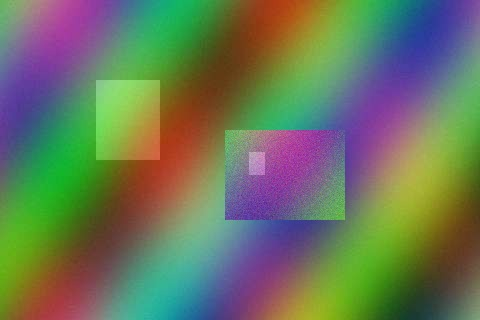
#> input picture frontend/e2e/fixtures/sample.jpg, 480 x 320 px
$ python -i frequency.py   (imports and definitions only)
#> lines starting #> are read from the running program, lines starting #| are printed output that depends on the picture
### backend/app/config.py
"""Runtime settings, read from environment variables.

Every value has a safe default so the API boots with zero configuration.
"""

from __future__ import annotations

import os
from dataclasses import dataclass, field
from pathlib import Path


def _env_list(name: str, default: str) -> list[str]:
    raw = os.getenv(name, default)
    return [item.strip() for item in raw.split(",") if item.strip()]


@dataclass
class Settings:
    # Upload limits (PRD: JPG, PNG, WEBP up to 10 MB)
    max_upload_bytes: int = int(os.getenv("MAX_UPLOAD_MB", "10")) * 1024 * 1024
    max_batch_files: int = int(os.getenv("MAX_BATCH_FILES", "20"))
    max_batch_bytes: int = int(os.getenv("MAX_BATCH_MB", "60")) * 1024 * 1024
    max_image_pixels: int = int(os.getenv("MAX_IMAGE_PIXELS", str(50_000_000)))
    # PDFs: analyse up to this many embedded images per document
    max_pdf_bytes: int = int(os.getenv("MAX_PDF_MB", "20")) * 1024 * 1024
    max_pdf_images: int = int(os.getenv("MAX_PDF_IMAGES", "10"))
    # Low-memory hosts (e.g. a 512 MB free server): analyse at most this many pixels, scaling
    # larger photos down first. A 12 MP photo needs ~850 MB at full resolution. 0 = no limit.
    analysis_max_pixels: int = int(os.getenv("ANALYSIS_MAX_PIXELS", "0"))
    # Analyses allowed to run at the same time; memory use grows with each one.
    max_concurrent_analyses: int = int(os.getenv("MAX_CONCURRENT_ANALYSES", "4"))
    # Worker threads for the five checks of one analysis. 1 runs them one after another, which
    # lowers peak memory on small servers (their CPU share is too small to gain from parallelism).
    analysis_threads: int = int(os.getenv("ANALYSIS_THREADS", "4"))

    # Model
    model_dir: Path = Path(os.getenv("MODEL_DIR", Path(__file__).resolve().parent.parent / "models"))
    model_file: str = os.getenv("MODEL_FILE", "tracelens.onnx")
    meta_file: str = os.getenv("MODEL_META_FILE", "model_meta.json")
    # Optional: pull the model from the Hugging Face Model Hub on startup
    hf_model_repo: str | None = os.getenv("HF_MODEL_REPO") or None
    # Pin to a commit hash in production so a pushed model cannot silently change behaviour.
    hf_model_revision: str = os.getenv("HF_MODEL_REVISION", "main")
    hf_token: str | None = os.getenv("HF_TOKEN") or None

    # Verdict bands (PRD: "inconclusive" band between 40% and 60%)
    inconclusive_low: float = float(os.getenv("INCONCLUSIVE_LOW", "0.40"))
    inconclusive_high: float = float(os.getenv("INCONCLUSIVE_HIGH", "0.60"))

    # LLM summary (Gemini free tier, template fallback)
    gemini_api_key: str | None = os.getenv("GEMINI_API_KEY") or None
    gemini_model: str = os.getenv("GEMINI_MODEL", "gemini-2.5-flash")
    gemini_timeout_s: float = float(os.getenv("GEMINI_TIMEOUT_S", "8"))

    # Web
    cors_origins: list[str] = field(
        default_factory=lambda: _env_list("CORS_ORIGINS", "http://localhost:3000")
    )
    # Also allow GitHub Pages sites, so a site published there can use this API (including one
    # running on the visitor's own machine). Safe here: the API has no cookies, logins or private data.
    cors_origin_regex: str | None = os.getenv("CORS_ORIGIN_REGEX", r"https://[a-z0-9-]+\.github\.io") or None
    rate_limit_analyze: str = os.getenv("RATE_LIMIT_ANALYZE", "12/minute")
    rate_limit_batch: str = os.getenv("RATE_LIMIT_BATCH", "3/minute")
    rate_limit_pdf_analyze: str = os.getenv("RATE_LIMIT_PDF_ANALYZE", "4/minute")
    rate_limit_pdf: str = os.getenv("RATE_LIMIT_PDF", "20/minute")
    # Number of reverse proxies in front of the app that append to X-Forwarded-For.
    # Hugging Face Spaces sits behind one. 0 = use the socket address.
    trusted_proxy_hops: int = int(os.getenv("TRUSTED_PROXY_HOPS", "0"))

    # Size of the preview / heatmap images returned in the report
    preview_max_side: int = int(os.getenv("PREVIEW_MAX_SIDE", "640"))


settings = Settings()

### backend/app/forensics/frequency.py
"""Frequency-domain (FFT) features.

Many image generators leave periodic up-sampling artifacts that show up as peaks or an
unusual fall-off in the high-frequency part of the power spectrum. ``spectral_features`` is
the exact feature vector used by the week-2 logistic-regression baseline in
``training/tracelens_train/fft_baseline.py``; the backend reuses it so the baseline can act
as a lightweight fallback classifier when the CNN is not installed.
"""

from __future__ import annotations

import json
from functools import lru_cache
from pathlib import Path

import cv2
import numpy as np

from ..config import settings

FFT_SIZE = 256
N_BINS = 64
BASELINE_FILE = "fft_baseline.json"


def _center_crop_gray(rgb: np.ndarray, size: int = FFT_SIZE) -> np.ndarray:
#> called with size = 256
    h, w = rgb.shape[:2]
#> h = 320; w = 480
    scale = size / min(h, w)
#> scale = 0.8
    interp = cv2.INTER_AREA if scale < 1 else cv2.INTER_CUBIC
#> interp = 3
    rgb = cv2.resize(rgb, (max(size, round(w * scale)), max(size, round(h * scale))), interpolation=interp)
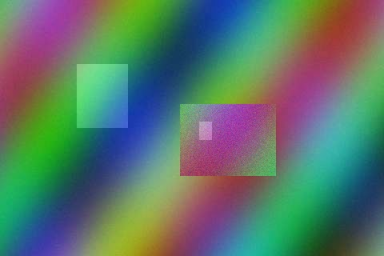
#> rgb: shape (256, 384, 3); mean of channels 0, 1, 2 105.9, 118.3, 90.4; drawn as B, G, R
    h, w = rgb.shape[:2]
#> h = 256; w = 384
    y, x = (h - size) // 2, (w - size) // 2
#> y = 0; x = 64
    return cv2.cvtColor(rgb[y : y + size, x : x + size], cv2.COLOR_RGB2GRAY).astype(np.float32)
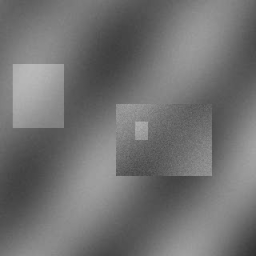
#> returned value: shape (256, 256) float32; min 48, max 185, mean 113.9


def radial_profile(gray: np.ndarray, n_bins: int = N_BINS) -> np.ndarray:
#> called with n_bins = 64
    window = np.outer(np.hanning(gray.shape[0]), np.hanning(gray.shape[1]))
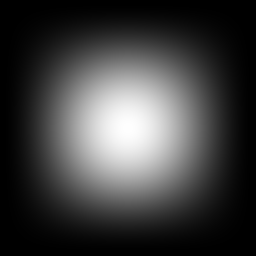
#> window: shape (256, 256) float64; min 0, max 1, mean 0.248
    spectrum = np.fft.fftshift(np.fft.fft2((gray - gray.mean()) * window))
    power = np.log1p(np.abs(spectrum) ** 2)
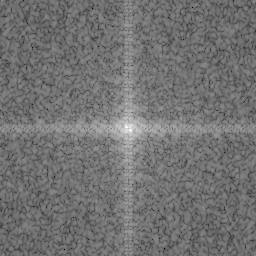
#> power: shape (256, 256) float64; min 0.253, max 24.43, mean 11.1; drawn with min black and max white
    h, w = power.shape
#> h = 256; w = 256
    yy, xx = np.indices(power.shape)
    r = np.hypot(yy - h / 2, xx - w / 2)
    r_norm = np.clip(r / (min(h, w) / 2), 0, 0.999)
    bins = (r_norm * n_bins).astype(int)
    sums = np.bincount(bins.ravel(), power.ravel(), minlength=n_bins)
#> sums = 64 values, max 162663.9 at index 63, min 190.3 at index 0, mean 11352.8
    counts = np.bincount(bins.ravel(), minlength=n_bins)
    return (sums / np.maximum(counts, 1)).astype(np.float32)


def spectral_features(rgb: np.ndarray) -> np.ndarray:
    """1-D azimuthally averaged log power spectrum, normalised to remove overall brightness."""
    profile = radial_profile(_center_crop_gray(rgb))
#> profile = 64 values, max 21.54 at index 1, min 10.37 at index 63, mean 12.41
    profile = profile - profile[1:4].mean()
#> profile = 64 values, max 2.01 at index 1, min -9.16 at index 63, mean -7.12
    return profile


@lru_cache(maxsize=1)
def _load_baseline(path: str) -> dict | None:
    p = Path(path)
    if not p.exists():
        return None
    return json.loads(p.read_text(encoding="utf-8"))


def analyze_frequency(rgb: np.ndarray) -> dict:
    profile = spectral_features(rgb)
    hi = profile[int(N_BINS * 0.75) :].mean()
    mid = profile[int(N_BINS * 0.25) : int(N_BINS * 0.5)].mean()
    result: dict = {"high_to_mid_ratio": round(float(hi - mid), 3), "baseline_ai_probability": None}

    baseline = _load_baseline(str(settings.model_dir / BASELINE_FILE))
    if baseline:
        x = (profile - np.asarray(baseline["mean"], np.float32)) / np.asarray(baseline["scale"], np.float32)
        z = float(x @ np.asarray(baseline["coef"], np.float32) + baseline["intercept"])
        result["baseline_ai_probability"] = round(1.0 / (1.0 + np.exp(-z)), 4)
    return result

>>> import cv2
>>> picture = cv2.cvtColor(cv2.imread('../../../frontend/e2e/fixtures/sample.jpg'), cv2.COLOR_BGR2RGB)
>>> result = spectral_features(picture)
#> result has the same summary as profile in spectral_features
